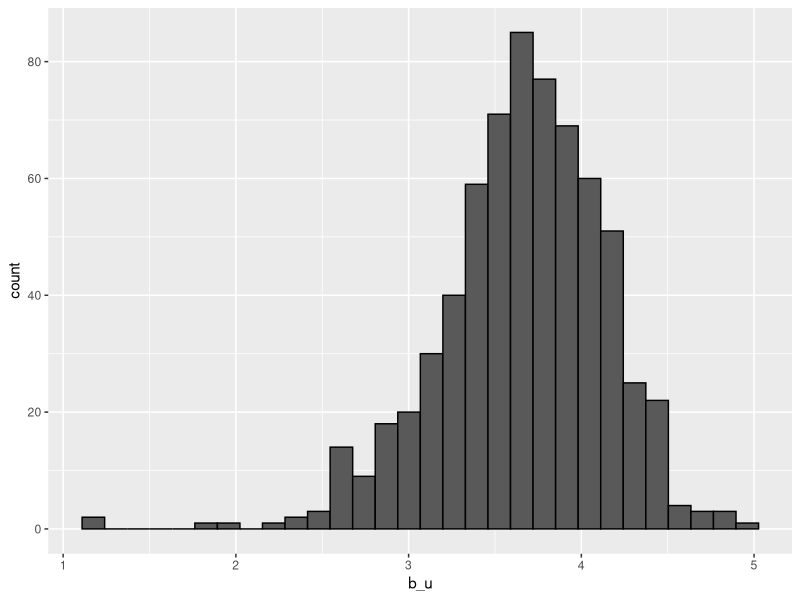
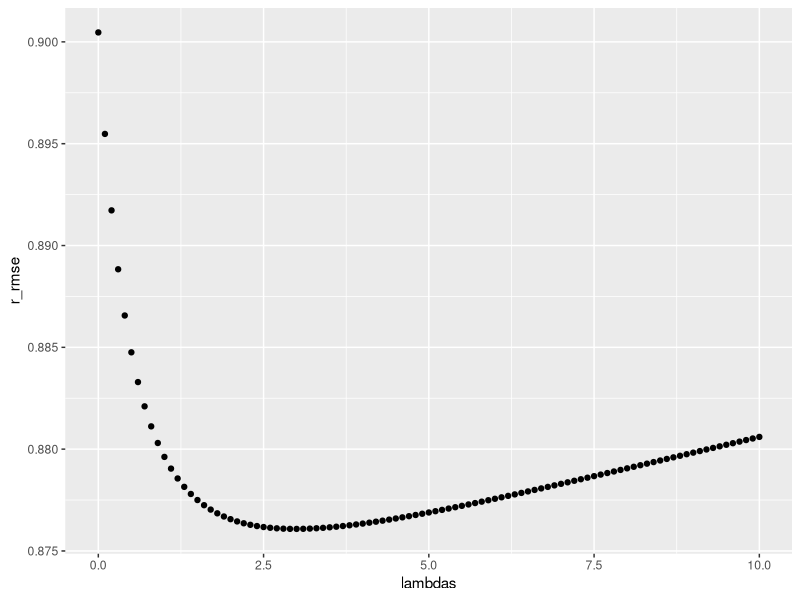

The R source for these figures, in order:
# Install & load packages that can be needed in this project
install.packages("tidyverse")
install.packages("caret")
install.packages("dslabs")

library(tidyverse)
library(caret)
library(dslabs)

# Load the MovieLens 10M dataset:
# https://grouplens.org/datasets/movielens/10m/
# http://files.grouplens.org/datasets/movielens/ml-10m.zip
data(movielens)

# Validation data set will be 10% of MovieLens data
set.seed(1)
test_index<-createDataPartition(y=movielens$rating, times=1, p=0.1, list=FALSE)
edx<-movielens[-test_index,]
valid<-movielens[test_index,]

# Make sure userId and movieId in validation data set are also in edx set
validation<-valid %>% 
  semi_join(edx, by="movieId") %>%
  semi_join(edx, by="userId")

# Add rows removed from validation set back into edx set
removed<-anti_join(valid, validation)
edx<-rbind(edx,removed)

# Split edx dataset into training and test set
## Create train set and test set
set.seed(1)
test_index<-createDataPartition(y=edx$rating, times=1, p=0.2, list=FALSE)
edx_train_set<-edx[-test_index,]
edx_test_set<-edx[test_index,]

## Make sure userId and movieId in validation set are also in edx set
edx_test_set <- valid %>% 
  semi_join(edx_train_set, by = 'movieId') %>%
  semi_join(edx_train_set, by = 'userId')

## Add rows removed from validation set back into edx set
removed <- anti_join(valid, edx_test_set)
edx_train_set <- rbind(edx_train_set, removed)

#The RMSE function that can be used in this project
RMSE <- function(true_ratings, predicted_ratings){
  sqrt(mean((true_ratings - predicted_ratings)^2))
}


## Extract the genre in edx&validation datasets
#edx
edx <- edx %>%
  mutate(genres = fct_explicit_na(genres,
                                 na_level = "(no genres listed)")
  ) %>%
  separate_rows(genres, sep = "\\|")

#validation
validation <- validation %>%
  mutate(genres = fct_explicit_na(genres,
                                 na_level = "(no genres listed)")
  ) %>%
  separate_rows(genres,
                sep = "\\|")

# Select necessary columns in edx&validation dataset
edx <- edx %>% select(userId, movieId, rating, title, genres)
validation <- validation %>% select(userId, movieId, rating, title, genres)

# Average of all movies
mu_hat <- mean(edx_train_set$rating)
naive_rmse <- RMSE(edx_test_set$rating, mu_hat)
naive_rmse

# Average by movie
movie_avg <- edx_train_set %>%
  group_by(movieId) %>%
  summarize(b_i = mean(rating - mu_hat))

# Prediction by movie
predicted_ratings_m<-mu_hat + edx_test_set %>% left_join(movie_avg,by='movieId') %>% pull(b_i)
movie_effect<-RMSE(predicted_ratings_m,edx_test_set$rating)
movie_effect

# Average rating for users that have rated over 120 movies
edx_train_set %>%
group_by(userId) %>%
summarize(b_u = mean(rating)) %>%
filter(n()>=120) %>%
ggplot(aes(b_u)) +
geom_histogram(bins = 30, color = "black")

# Average by movie&user
user_avg <- edx_train_set %>%
  left_join(movie_avg, by='movieId') %>%
  group_by(userId) %>%
  summarize(b_u = mean(rating - mu_hat-b_i))

# Prediction by movie&user
predicted_ratings_m_u<-edx_test_set %>%
  left_join(movie_avg,by='movieId') %>%
  left_join(user_avg, by='userId') %>%
  mutate(p=mu_hat+b_i+b_u) %>% pull(p)
movie_user_effect<-RMSE(predicted_ratings_m_u,edx_test_set$rating)
movie_user_effect

# Average by movie&user&genre
genre_avg <- edx_train_set %>%
  left_join(movie_avg, by='movieId') %>%
  left_join(user_avg,by='userId') %>%
  group_by(genres) %>%
  summarize(b_g = mean(rating - mu_hat-b_i-b_u))

# Prediction by movie&user&genre
predicted_ratings_m_u_g<-edx_test_set %>%
  left_join(movie_avg,by='movieId') %>%
  left_join(user_avg, by='userId') %>% 
  left_join(genre_avg, by='genres') %>%
  mutate(p=mu_hat+b_i+b_u+b_g) %>%
  pull(p)

movie_user_genre_effect<-RMSE(predicted_ratings_m_u_g,edx_test_set$rating)
movie_user_genre_effect

#Find the optimal lambda for Regularization
lambdas <- seq(0, 10, 0.1)
r_rmse <- sapply(lambdas, function(l){
  b_i_s <- edx_train_set %>%
    group_by(movieId) %>%
    summarize(b_i_s = sum(rating - mu_hat)/(n()+l))
  b_u_s <- edx_train_set %>%
    left_join(b_i_s, by='movieId') %>%
    group_by(userId) %>%
    summarize(b_u_s = sum(rating - b_i_s - mu_hat)/(n()+l))
  b_g_s <- edx_train_set %>%
    left_join(b_i_s, by='movieId') %>%
    left_join(b_u_s, by='userId') %>%
    group_by(genres) %>%
    summarize(b_g_s = sum(rating - b_i_s - b_u_s - mu_hat)/(n()+l))
    
  predicted_ratings <- edx_test_set %>%
    left_join(b_i_s, by = 'movieId') %>%
    left_join(b_u_s, by = 'userId') %>%
    left_join(b_g_s, by= 'genres') %>%
    mutate(p_r = mu_hat + b_i_s + b_u_s + b_g_s) %>%
    pull(p_r)
  return(RMSE(predicted_ratings, edx_test_set$rating))
})

qplot(lambdas, r_rmse)

lambda <- lambdas[which.min(r_rmse)]
lambda


# Regularization
movie_reg_avg <- edx_train_set %>%
  group_by(movieId) %>%
  summarize(b_i = sum(rating - mu_hat) / (n() + lambda), n_i = n())

user_reg_avg <- edx_train_set %>%
  left_join(movie_reg_avg, by = "movieId") %>%
  group_by(userId) %>%
  summarize(b_u = sum(rating - mu_hat - b_i) / (n() + lambda), n_u = n())

genre_reg_avg <- edx_train_set %>%
  left_join(movie_reg_avg, by = "movieId") %>%
  left_join(user_reg_avg, by = "userId") %>%
  group_by(genres) %>%
  summarize(b_g = sum(rating - mu_hat - b_i - b_u) / (n() + lambda), n_g = n())

predicted_ratings <- edx_test_set %>%
  left_join(movie_reg_avg, by = "movieId") %>%
  left_join(user_reg_avg, by = "userId") %>%
  left_join(genre_reg_avg, by = "genres") %>%
  summarize(pred = mu_hat + b_i + b_u + b_g) %>%
  pull(pred)

movie_user_genre_reg_model <- RMSE(predicted_ratings, edx_test_set$rating)
movie_user_genre_reg_model

############################################

# Final check with Validation data set
predicted_ratings <- validation %>%
  left_join(movie_reg_avg, by = 'movieId') %>%
  left_join(user_reg_avg, by = 'userId') %>%
  left_join(genre_reg_avg, by = 'genres') %>%
  mutate(pred = mu_hat + b_i + b_u + b_g) %>%
  pull(pred)

valid_predictions <- predicted_ratings[!is.na(predicted_ratings)]
valid_ratings <- validation$rating[!is.na(predicted_ratings)]

final_model <- RMSE(valid_predictions, valid_ratings)
final_model
